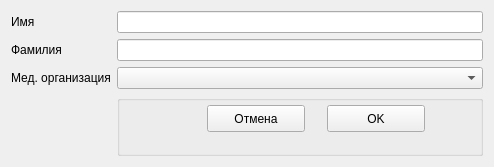
<?xml version="1.0" encoding="UTF-8"?>
<ui version="4.0">
 <class>new_doctor_form</class>
 <widget class="QWidget" name="new_doctor_form">
  <property name="geometry">
   <rect>
    <x>0</x>
    <y>0</y>
    <width>494</width>
    <height>167</height>
   </rect>
  </property>
  <property name="windowTitle">
   <string>Form</string>
  </property>
  <layout class="QGridLayout" name="gridLayout">
   <item row="0" column="0">
    <widget class="QLabel" name="label">
     <property name="text">
      <string>Имя</string>
     </property>
    </widget>
   </item>
   <item row="0" column="1">
    <widget class="QLineEdit" name="first_name"/>
   </item>
   <item row="1" column="0">
    <widget class="QLabel" name="label_2">
     <property name="text">
      <string>Фамилия</string>
     </property>
    </widget>
   </item>
   <item row="1" column="1">
    <widget class="QLineEdit" name="last_name"/>
   </item>
   <item row="2" column="0">
    <widget class="QLabel" name="label_3">
     <property name="text">
      <string>Мед. организация</string>
     </property>
    </widget>
   </item>
   <item row="2" column="1">
    <widget class="QComboBox" name="m_org_combo"/>
   </item>
   <item row="3" column="1">
    <widget class="QGroupBox" name="groupBox">
     <property name="title">
      <string/>
     </property>
     <widget class="QPushButton" name="ok_btn">
      <property name="geometry">
       <rect>
        <x>210</x>
        <y>10</y>
        <width>98</width>
        <height>27</height>
       </rect>
      </property>
      <property name="text">
       <string>OK</string>
      </property>
     </widget>
     <widget class="QPushButton" name="cancel_btn">
      <property name="geometry">
       <rect>
        <x>90</x>
        <y>10</y>
        <width>98</width>
        <height>27</height>
       </rect>
      </property>
      <property name="text">
       <string>Отмена</string>
      </property>
     </widget>
    </widget>
   </item>
  </layout>
 </widget>
 <resources/>
 <connections>
  <connection>
   <sender>cancel_btn</sender>
   <signal>clicked()</signal>
   <receiver>new_doctor_form</receiver>
   <slot>close()</slot>
   <hints>
    <hint type="sourcelabel">
     <x>312</x>
     <y>131</y>
    </hint>
    <hint type="destinationlabel">
     <x>246</x>
     <y>83</y>
    </hint>
   </hints>
  </connection>
 </connections>
</ui>
